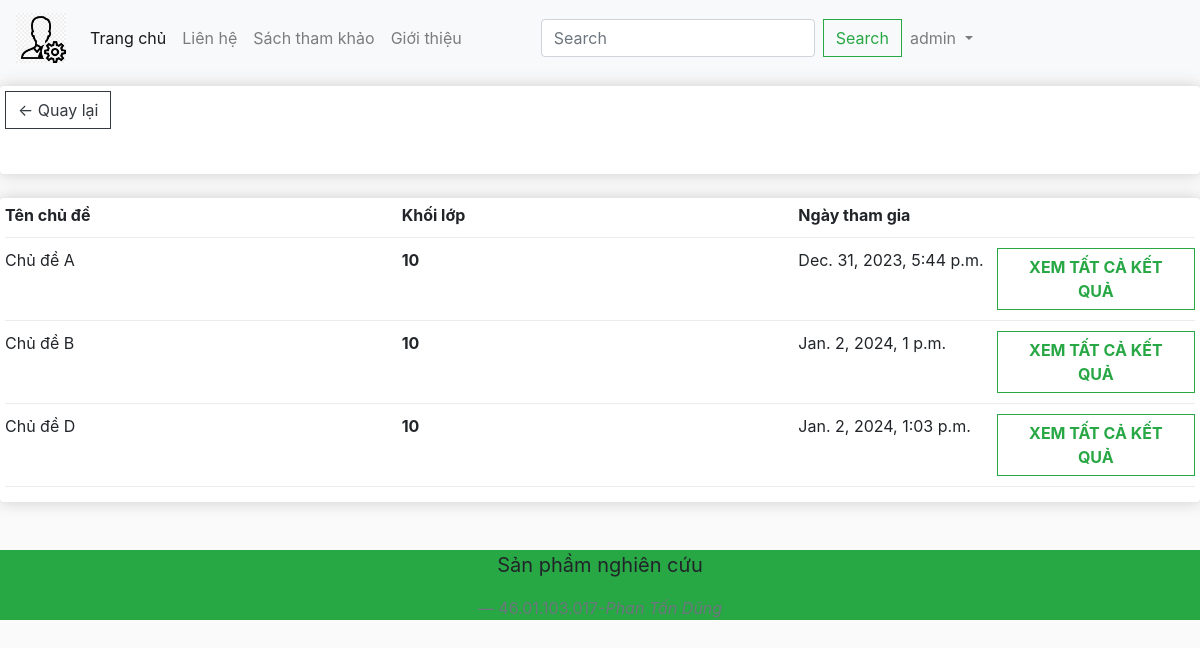
/user_courses/ (signed in), run on the app's committed database.
### app/models.py (models this page shows, shortened)
class Join(models.Model):
    user = models.ForeignKey(User,on_delete= models.SET_NULL, blank=True, null= True)
    course = models.ForeignKey(Course,on_delete= models.SET_NULL, blank=True, null= True)
    date = models.DateTimeField(auto_now_add=True)
    joined = models.BooleanField(default=False)

class Course(models.Model):
    grade = models.ForeignKey(Grade,on_delete= models.SET_NULL, blank=True, null= True)
    name = models.CharField(max_length=200, null=True)
    date_create = models.DateTimeField(auto_now_add=True)
    avatar = models.ImageField(null=True, blank=True)

class Grade(models.Model):
    content_grade = models.IntegerField()
    grade_level = models.ForeignKey(Grade_Level,on_delete= models.SET_NULL, blank=True, null= True)

### app/views.py (the view)
# urls.py: path('user_courses/', views.user_courses, name='user_courses'),
@login_required(login_url='/error/')
def user_courses(request):
    if request.user.is_authenticated:
        user_joined_courses = Join.objects.filter(user=request.user)
        user_not_login="hidden"
        user_login="show"
    else:
        user_not_login="show"
        user_login="hidden"
    context = {'user_joined_courses': user_joined_courses,'user_not_login':user_not_login,'user_login':user_login}
    return render(request, 'app/user_courses.html', context)

### app/templates/app/user_courses.html (shortened to what this page needs)
{% extends 'app/base.html' %}
{% load static %}
{% block cart_content %}
<div class="row">
	<div class="col-lg-12">
		<div class="box-element">
			<a  class="btn btn-outline-dark" href="{% url 'home' %}">&#x2190; Quay lại</a>
			<br>
			<br>
		</div>
		<br>
		<div class="box-element">
			<div class="cart-row">
				<div style="flex:2"><strong>Tên chủ đề</strong></div>
				<div style="flex:2"><strong>Khối lớp</strong></div>
				<div style="flex:1"><strong>Ngày tham gia</strong></div>
				<div style="flex:1"><strong></strong></div>
			</div>
				{% for join in user_joined_courses %}
			<div class="cart-row">
				<div style="flex:2"><p>{{join.course.name}}</p></div>
				<div style="flex:2"><p class="quantity">{{join.course.grade.content_grade}}</p></div>
				<div style="flex:1"><p>{{join.date}}</p></div>
				<div style="flex:1"><a class="btn btn-outline-success" href="{% url 'quiz_results' join.course.id join.user.id%}"><strong>XEM TẤT CẢ KẾT QUẢ</strong></a>
				</div>
			</div>
			{% endfor %}
		</div>
	</div>
</div>
{% endblock cart_content %}

### app/templates/app/base.html (shortened to what this page needs)
{% load static %}
<!DOCTYPE html>
<html>
  <head>
    <link rel="stylesheet" href="https://cdn.jsdelivr.net/npm/bootstrap@4.5.3/dist/css/bootstrap.min.css">
    <link href-"{% static 'app/css/style.css' %}" rel="stylesheet" />
    <link href-"{% static 'app/css/owl.carousel.min.css' %}" rel="stylesheet" />
    <link href-"{% static 'app/css/all.min.css' %}" rel="stylesheet" />
    <link rel= "stylesheet" type="text/css" href="{%static 'app/css/main.css'%}">
    <link rel="stylesheet" href="">
  </head>
  <body>
    <nav class="navbar navbar-expand-lg navbar-light bg-light">
      <a class="navbar-brand" href="{% url 'home_admin'%}">
        <img src="{% static 'app/images/home-admin.png' %}" width="50" height="50" />
      </a>
      <div class="collapse navbar-collapse" id="navbarSupportedContent">
        <ul class="navbar-nav mr-auto">
          <li class="nav-item active">
            <a class="nav-link" href="{% url 'home'%}">Trang chủ<span class="sr-only">(current)</span></a>
          </li>
          <li class="nav-item">
            <a class="nav-link" href="https://www.facebook.com/profile.php?id=100017587238895">Liên hệ</a>
          </li>
          <li class="nav-item">
            <a class="nav-link " href="{% url "links_reference" %}" tabindex="-1" aria-disabled="false">Sách tham khảo</a>
          </li>
          <li class="nav-item">
            <a class="nav-link " href="{% url "intro" %}" tabindex="-1" aria-disabled="false">Giới thiệu</a>
          </li>
        </ul>
        <form class="form-inline my-2 my-lg-0" role="search" method = POST action = "{%url 'search'%}">
          <input class="form-control mr-sm-2" type="search" placeholder="Search" aria-label="Search" name= "searched">
          <button class="btn btn-outline-success my-2 my-sm-0" type="submit">Search</button>
        </form>
      </div>
      <div class="navbar-nav me-auto mb-2 mb-lg-0" style= "visibility: {{user_login}}" >
        <li class="nav-item dropdown">
          <a class="nav-link dropdown-toggle" href="#" id="navbarDropdown" role="button" data-toggle="dropdown" aria-haspopup="true" aria-expanded="false">
            <span>{{request.user}}</span>
          </a>
        </li>
      </div>
    </nav>
    {% block cart_content %}{% endblock cart_content %}
    <div class="card-body container--fluid bg-success  text-center p-0 mt-5">
      <blockquote class="blockquote mb-0">
        <p>Sản phầm nghiên cứu</p>
        <footer class="blockquote-footer">46.01.103.017-<cite title="Source Title">Phan Tấn Dũng</cite></footer>
      </blockquote>
    </div>
  </body>
</html>

### app/static/app/css/main.css (style rules this page uses)
body { background-color: hsl(0, 0%, 98%); }
.box-element { box-shadow:hsl(0, 0%, 80%) 0 0 16px; background-color: #fff; border-radius: 4px; padding: 5px; }
.col-lg-3, .col-lg-4, .col-lg-6, .col-lg-8, .col-lg-12 { margin-top: 10px; }
.btn { border-radius: 0; }
.cart-row { display: flex; align-items: flex-stretch; padding-bottom: 10px; margin-bottom: 10px; border-bottom: 1px solid #ececec; }
.quantity { display: inline-block; font-weight: 700; padding-right:10px; }

### data on the page
Join: course.name "Chủ đề A", course.grade.content_grade "10", date "Dec. 31, 2023, 5:44 p.m."
Join: course.name "Chủ đề B", course.grade.content_grade "10", date "Jan. 2, 2024, 1 p.m."
Join: course.name "Chủ đề D", course.grade.content_grade "10", date "Jan. 2, 2024, 1:03 p.m."

### other printed values
{{ request.user }} "admin"
